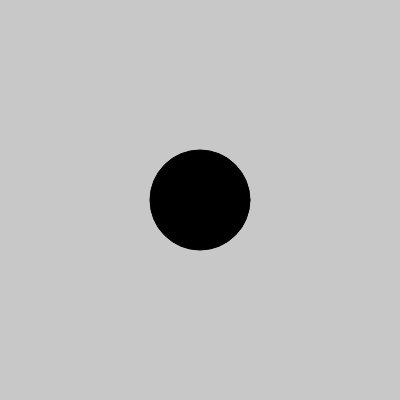
Frame 1 (no input)
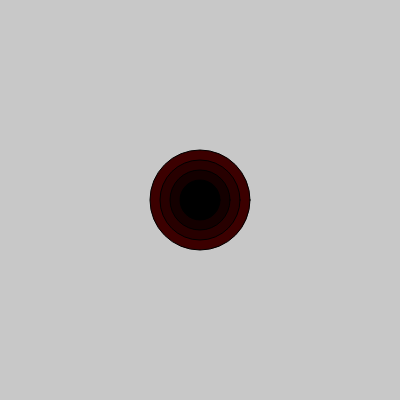
Frame 60 (no input)
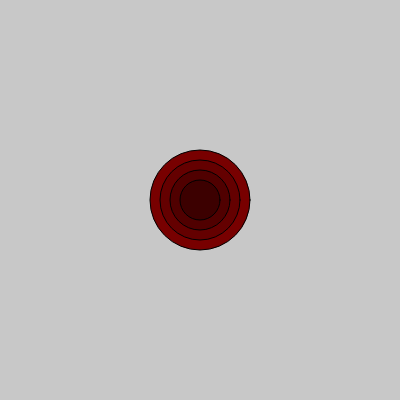
Frame 120 (the mouse pressed at the canvas centre since frame 60)

The p5.js sketch that drew these frames (run headless with seeded random() and noise() and a simulated clock; from frame 60 on, the mouse is pressed at the canvas centre):

// p5.js sketch
// ── sketch.js
function setup() {
  createCanvas(400, 400);
  console.log("something")
}

var xPos = 200;
var yPos = 200;


function draw() {

  var redColor = frameCount;
  var sizeOFcircle = 100;

  background(200);
  fill(redColor,0,0);
  ellipse(xPos,yPos,sizeOFcircle,sizeOFcircle);

  redColor -= 20;
  sizeOFcircle = sizeOFcircle - 20;
  fill(redColor,0,0);
  ellipse(xPos,yPos,sizeOFcircle,sizeOFcircle);

  redColor -= 20;
  sizeOFcircle = sizeOFcircle - 20;
  fill(redColor,0,0);
  ellipse(xPos,yPos,sizeOFcircle,sizeOFcircle);

  redColor -= 20;
  sizeOFcircle = sizeOFcircle - 20;
  fill(redColor,0,0);
  ellipse(xPos,yPos,sizeOFcircle,sizeOFcircle);


}
